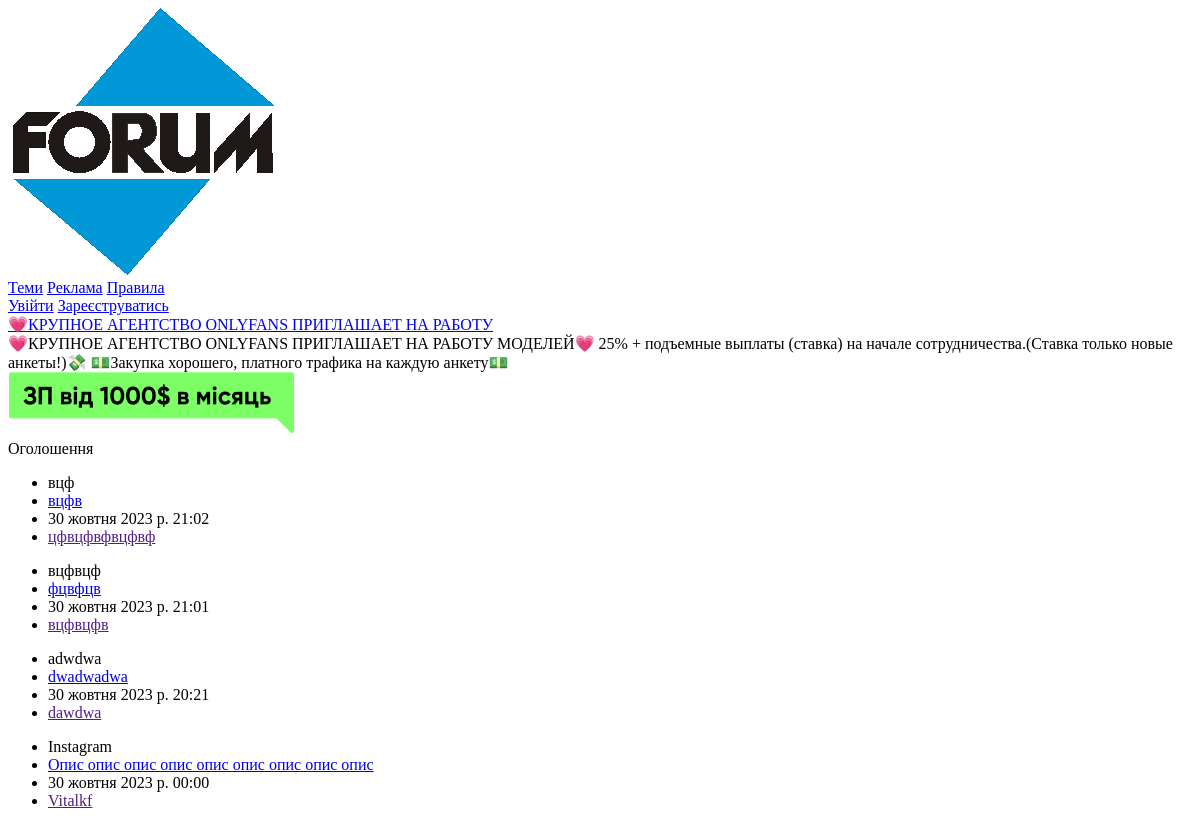
The app's page / (upper part), older data.
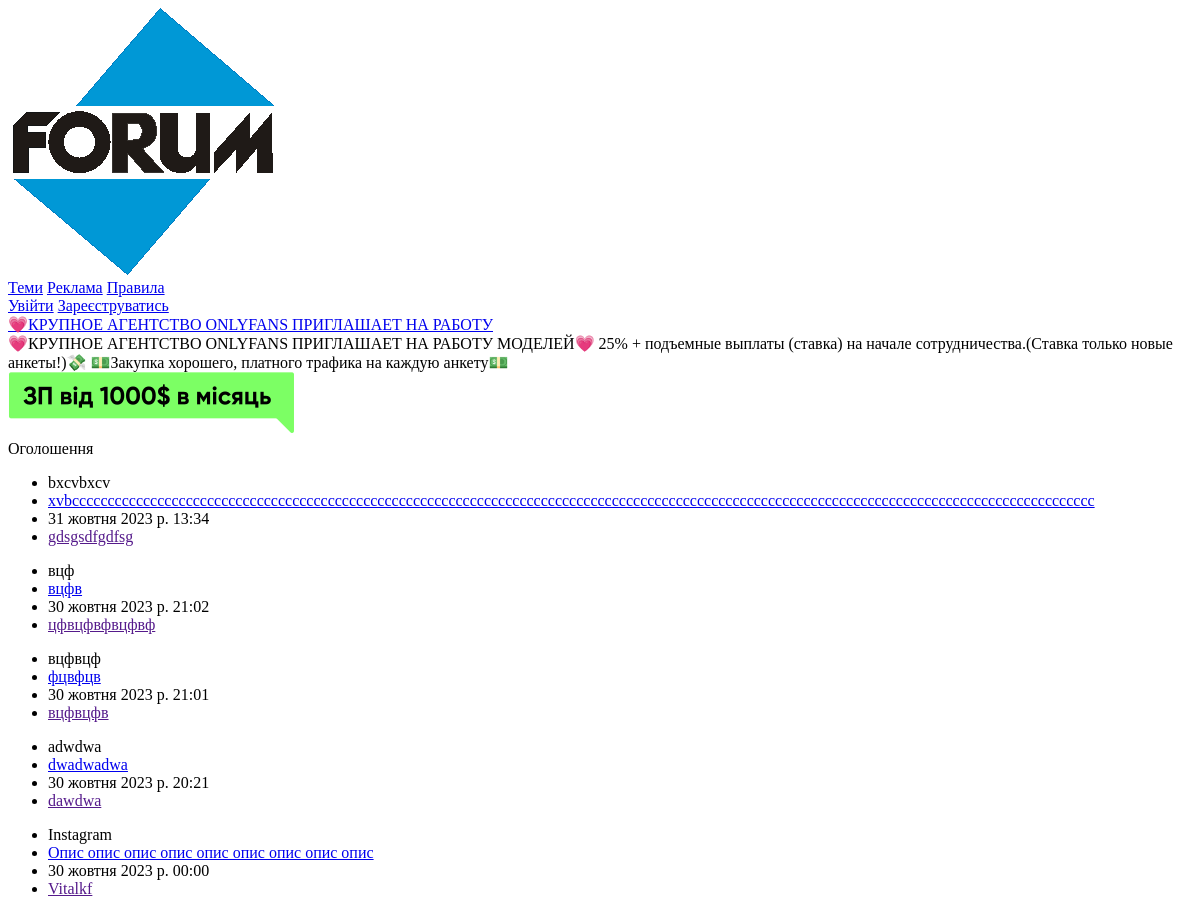
The same page, newer data.
### forum_pages/models.py (models this page shows, shortened)
class Advertisements(models.Model):
    title = models.CharField('Тайтл', max_length=50)
    text = models.TextField('Повідомлення')
    time = models.DateTimeField('Час', auto_now_add=True)
    name = models.TextField('Нік користувача')
    class Meta:
        verbose_name = 'Реклама'
        verbose_name_plural = 'Реклами'

### forum_pages/views.py (the view)
# urls.py: path('', views.index, name='home'),
def index(request):
    advertisements = Advertisements.objects.all().order_by('-time')
    chosen_product = ChosenProduct.objects.get()
    main_banners = MainBanner.objects.all()
    main_banner = random.choice(main_banners)
    sandbox = UserData.objects.all().order_by('-id')[:5]
    return render(request, 'forum_pages/index.html',{
        'advertisements': advertisements,
        'chosen_product': chosen_product,
        'main_banner': main_banner,
        'sandbox': sandbox
    })

### forum_pages/templates/forum_pages/index.html (shortened to what this page needs)
{% extends 'forum_pages/base.html' %}
{% load sass_tags %}
{% load static %}
{% block style %}{% sass_src 'forum_pages/css/index.min.css' %}{% endblock %}
{% block content %}
    <div class="wrapper">
        <div class="container">
                <div class="content">
                    <div class="main__panel">
                        <section class="first__advertisment">
                            <div class="first__advertisment-title"><a href="#">{{ chosen_product.title }}</a></div>
                            <div class="first__advertisment-text">{{ chosen_product.text }}</div>
                        </section>
                        <section class="first__banner">
                            <a href="#">
                                <img src="{{ main_banner.image.url }}" alt="Banner">
                            </a>
                        </section>
                        <div class="advertisments__title">Оголошення</div>
                        <section class="advertisments">
                            {% for i in advertisements %}
                                <ul class="advert">
                                    <div class="advert__first">
                                        <li class="advert__kind">{{ i.title }}</li>
                                        <li class="advert__text"><a href="#">{{ i.text }}</a></li>
                                    </div>
                                    <div class="advert__second">
                                        <li class="advert__time">{{ i.time }}</li>
                                        <li class="advert__name"><a href="">{{ i.name }}</a></li>
                                    </div>
                                </ul>
                            {% endfor %}
                        </section>
                    </div>
                </div>
            </div>
        </div>
{% endblock %}

Row changes from the older to the newer data that the page shows:
added Advertisements: title "bxcvbxcv", text "xvbcccccccccccccccccccccccccccccccccccccccccccccccccccccccccccccccccccccccccccccccccccccccccccccccccccccccccccccccccccccccccccccccccccccccccccccccc", time "31 жовтня 2023 р. 13:34", name "gdsgsdfgdfsg"
